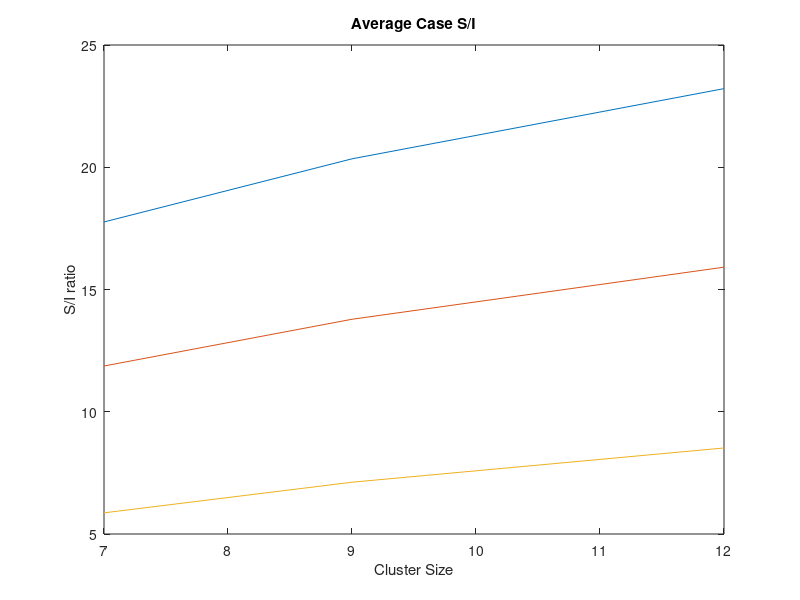

Reproduce this figure in MATLAB.
clc;
clear all;

k = [7, 9, 12];
n = [4, 3, 2];

for i = 1:3
    for j = 1:3
        q(i,j) = sqrt(3 * k(i));
        sir(i, j) = 1/ ((2 * (q(i, j) + 1))^(-n(j)) +
                        (2 * (q(i, j))^(-n(j))) + 
                        (2 * (q(i, j) - 1)^(-n(j))));
        sir_db(i, j) = 10*log10(sir(i, j));
    endfor
endfor

disp("Q:"); disp(q);
disp("S/I:"); disp(sir);
disp("S/I(db): "); disp(sir_db);

plot(k, sir_db);
title("Average Case S/I");
xlabel("Cluster Size");
ylabel("S/I ratio");
